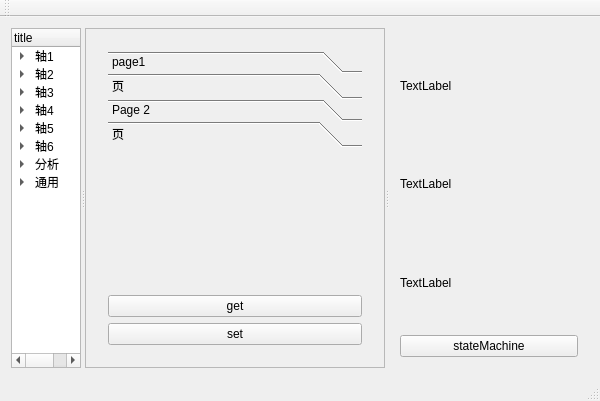
<?xml version="1.0" encoding="UTF-8"?>
<ui version="4.0">
 <class>NavMainWindow</class>
 <widget class="QMainWindow" name="NavMainWindow">
  <property name="geometry">
   <rect>
    <x>0</x>
    <y>0</y>
    <width>599</width>
    <height>401</height>
   </rect>
  </property>
  <property name="windowTitle">
   <string>NavMainWindow</string>
  </property>
  <widget class="QWidget" name="centralWidget">
   <layout class="QHBoxLayout" name="horizontalLayout_3">
    <item>
     <widget class="QSplitter" name="splitter">
      <property name="frameShape">
       <enum>QFrame::NoFrame</enum>
      </property>
      <property name="frameShadow">
       <enum>QFrame::Raised</enum>
      </property>
      <property name="lineWidth">
       <number>1</number>
      </property>
      <property name="orientation">
       <enum>Qt::Horizontal</enum>
      </property>
      <widget class="QTreeWidget" name="treeWidget">
       <property name="selectionBehavior">
        <enum>QAbstractItemView::SelectRows</enum>
       </property>
       <column>
        <property name="text">
         <string>title</string>
        </property>
       </column>
       <item>
        <property name="text">
         <string>轴1</string>
        </property>
        <item>
         <property name="text">
          <string>电机参数</string>
         </property>
        </item>
        <item>
         <property name="text">
          <string>编码器</string>
         </property>
        </item>
        <item>
         <property name="text">
          <string>功率配置</string>
         </property>
        </item>
        <item>
         <property name="text">
          <string>电流控制器</string>
         </property>
        </item>
        <item>
         <property name="text">
          <string>速度控制器</string>
         </property>
        </item>
        <item>
         <property name="text">
          <string>位置控制器</string>
         </property>
        </item>
        <item>
         <property name="text">
          <string>设备状态</string>
         </property>
        </item>
        <item>
         <property name="text">
          <string>RAM</string>
         </property>
        </item>
        <item>
         <property name="text">
          <string>FLASH</string>
         </property>
        </item>
       </item>
       <item>
        <property name="text">
         <string>轴2</string>
        </property>
        <item>
         <property name="text">
          <string>电机参数</string>
         </property>
        </item>
        <item>
         <property name="text">
          <string>编码器</string>
         </property>
        </item>
        <item>
         <property name="text">
          <string>功率配置</string>
         </property>
        </item>
        <item>
         <property name="text">
          <string>电流控制器</string>
         </property>
        </item>
        <item>
         <property name="text">
          <string>速度控制器</string>
         </property>
        </item>
        <item>
         <property name="text">
          <string>位置控制器</string>
         </property>
        </item>
        <item>
         <property name="text">
          <string>设备状态</string>
         </property>
        </item>
        <item>
         <property name="text">
          <string>RAM</string>
         </property>
        </item>
        <item>
         <property name="text">
          <string>FLASH</string>
         </property>
        </item>
       </item>
       <item>
        <property name="text">
         <string>轴3</string>
        </property>
        <item>
         <property name="text">
          <string>电机参数</string>
         </property>
        </item>
        <item>
         <property name="text">
          <string>编码器</string>
         </property>
        </item>
        <item>
         <property name="text">
          <string>功率配置</string>
         </property>
        </item>
        <item>
         <property name="text">
          <string>电流控制器</string>
         </property>
        </item>
        <item>
         <property name="text">
          <string>速度控制器</string>
         </property>
        </item>
        <item>
         <property name="text">
          <string>位置控制器</string>
         </property>
        </item>
        <item>
         <property name="text">
          <string>设备状态</string>
         </property>
        </item>
        <item>
         <property name="text">
          <string>RAM</string>
         </property>
        </item>
        <item>
         <property name="text">
          <string>FLASH</string>
         </property>
        </item>
       </item>
       <item>
        <property name="text">
         <string>轴4</string>
        </property>
        <item>
         <property name="text">
          <string>电机参数</string>
         </property>
        </item>
        <item>
         <property name="text">
          <string>编码器</string>
         </property>
        </item>
        <item>
         <property name="text">
          <string>功率配置</string>
         </property>
        </item>
        <item>
         <property name="text">
          <string>电流控制器</string>
         </property>
        </item>
        <item>
         <property name="text">
          <string>速度控制器</string>
         </property>
        </item>
        <item>
         <property name="text">
          <string>位置控制器</string>
         </property>
        </item>
        <item>
         <property name="text">
          <string>设备状态</string>
         </property>
        </item>
        <item>
         <property name="text">
          <string>RAM</string>
         </property>
        </item>
        <item>
         <property name="text">
          <string>FLASH</string>
         </property>
        </item>
       </item>
       <item>
        <property name="text">
         <string>轴5</string>
        </property>
        <item>
         <property name="text">
          <string>电机参数</string>
         </property>
        </item>
        <item>
         <property name="text">
          <string>编码器</string>
         </property>
        </item>
        <item>
         <property name="text">
          <string>功率配置</string>
         </property>
        </item>
        <item>
         <property name="text">
          <string>电流控制器</string>
         </property>
        </item>
        <item>
         <property name="text">
          <string>速度控制器</string>
         </property>
        </item>
        <item>
         <property name="text">
          <string>位置控制器</string>
         </property>
        </item>
        <item>
         <property name="text">
          <string>设备状态</string>
         </property>
        </item>
        <item>
         <property name="text">
          <string>RAM</string>
         </property>
        </item>
        <item>
         <property name="text">
          <string>FLASH</string>
         </property>
        </item>
       </item>
       <item>
        <property name="text">
         <string>轴6</string>
        </property>
        <item>
         <property name="text">
          <string>电机参数</string>
         </property>
        </item>
        <item>
         <property name="text">
          <string>编码器</string>
         </property>
        </item>
        <item>
         <property name="text">
          <string>功率配置</string>
         </property>
        </item>
        <item>
         <property name="text">
          <string>电流控制器</string>
         </property>
        </item>
        <item>
         <property name="text">
          <string>速度控制器</string>
         </property>
        </item>
        <item>
         <property name="text">
          <string>位置控制器</string>
         </property>
        </item>
        <item>
         <property name="text">
          <string>设备状态</string>
         </property>
        </item>
        <item>
         <property name="text">
          <string>RAM</string>
         </property>
        </item>
        <item>
         <property name="text">
          <string>FLASH</string>
         </property>
        </item>
       </item>
       <item>
        <property name="text">
         <string>分析</string>
        </property>
        <item>
         <property name="text">
          <string>示波图</string>
         </property>
        </item>
       </item>
       <item>
        <property name="text">
         <string>通用</string>
        </property>
        <item>
         <property name="text">
          <string>IO</string>
         </property>
        </item>
       </item>
      </widget>
      <widget class="QScrollArea" name="scrollArea">
       <property name="minimumSize">
        <size>
         <width>300</width>
         <height>0</height>
        </size>
       </property>
       <property name="widgetResizable">
        <bool>true</bool>
       </property>
       <widget class="QWidget" name="scrollAreaWidgetContents">
        <property name="geometry">
         <rect>
          <x>0</x>
          <y>0</y>
          <width>298</width>
          <height>324</height>
         </rect>
        </property>
        <layout class="QVBoxLayout" name="verticalLayout">
         <item>
          <widget class="QStackedWidget" name="stackedWidget">
           <widget class="QWidget" name="page">
            <layout class="QVBoxLayout" name="verticalLayout_3">
             <item>
              <widget class="QToolBox" name="toolBox">
               <property name="currentIndex">
                <number>3</number>
               </property>
               <property name="tabSpacing">
                <number>0</number>
               </property>
               <widget class="QWidget" name="item1">
                <property name="geometry">
                 <rect>
                  <x>0</x>
                  <y>0</y>
                  <width>262</width>
                  <height>150</height>
                 </rect>
                </property>
                <attribute name="label">
                 <string>page1</string>
                </attribute>
                <layout class="QHBoxLayout" name="horizontalLayout">
                 <item>
                  <spacer name="horizontalSpacer">
                   <property name="orientation">
                    <enum>Qt::Horizontal</enum>
                   </property>
                   <property name="sizeHint" stdset="0">
                    <size>
                     <width>40</width>
                     <height>20</height>
                    </size>
                   </property>
                  </spacer>
                 </item>
                 <item>
                  <spacer name="horizontalSpacer_2">
                   <property name="orientation">
                    <enum>Qt::Horizontal</enum>
                   </property>
                   <property name="sizeHint" stdset="0">
                    <size>
                     <width>40</width>
                     <height>20</height>
                    </size>
                   </property>
                  </spacer>
                 </item>
                 <item>
                  <widget class="QPushButton" name="pushButton">
                   <property name="text">
                    <string>PushButton</string>
                   </property>
                  </widget>
                 </item>
                 <item>
                  <widget class="QPushButton" name="pushButton_2">
                   <property name="text">
                    <string>PushButton</string>
                   </property>
                  </widget>
                 </item>
                </layout>
               </widget>
               <widget class="QWidget" name="page_5">
                <property name="geometry">
                 <rect>
                  <x>0</x>
                  <y>0</y>
                  <width>262</width>
                  <height>150</height>
                 </rect>
                </property>
                <attribute name="label">
                 <string>页</string>
                </attribute>
                <layout class="QVBoxLayout" name="verticalLayout_4">
                 <item>
                  <widget class="QCheckBox" name="checkBox">
                   <property name="styleSheet">
                    <string notr="true">QCheckBox {
    spacing: 5px;
}

QCheckBox::indicator {
    width: 64px;
    height: 64px;
}

QCheckBox::indicator:unchecked {
    image: url(:/checkbox_unchecked.png);
}

QCheckBox::indicator:checked {
    image: url(:/checkbox_checked.png);
}
</string>
                   </property>
                   <property name="text">
                    <string>CheckBox</string>
                   </property>
                   <property name="iconSize">
                    <size>
                     <width>32</width>
                     <height>32</height>
                    </size>
                   </property>
                  </widget>
                 </item>
                 <item>
                  <widget class="QRadioButton" name="radioButton">
                   <property name="text">
                    <string>RadioButton</string>
                   </property>
                  </widget>
                 </item>
                </layout>
               </widget>
               <widget class="QWidget" name="page_4">
                <property name="geometry">
                 <rect>
                  <x>0</x>
                  <y>0</y>
                  <width>262</width>
                  <height>150</height>
                 </rect>
                </property>
                <attribute name="label">
                 <string>Page 2</string>
                </attribute>
                <layout class="QVBoxLayout" name="verticalLayout_5">
                 <item>
                  <widget class="QTableWidget" name="tableWidget">
                   <row>
                    <property name="text">
                     <string>新建行</string>
                    </property>
                   </row>
                   <row>
                    <property name="text">
                     <string>新建行</string>
                    </property>
                   </row>
                   <row>
                    <property name="text">
                     <string>新建行</string>
                    </property>
                   </row>
                   <row>
                    <property name="text">
                     <string>新建行</string>
                    </property>
                   </row>
                   <row>
                    <property name="text">
                     <string>新建行</string>
                    </property>
                   </row>
                   <row>
                    <property name="text">
                     <string>新建行</string>
                    </property>
                   </row>
                   <row>
                    <property name="text">
                     <string>新建行</string>
                    </property>
                   </row>
                   <row>
                    <property name="text">
                     <string>新建行</string>
                    </property>
                   </row>
                   <row>
                    <property name="text">
                     <string>新建行</string>
                    </property>
                   </row>
                   <row>
                    <property name="text">
                     <string>新建行</string>
                    </property>
                   </row>
                   <row>
                    <property name="text">
                     <string>新建行</string>
                    </property>
                   </row>
                   <row>
                    <property name="text">
                     <string>新建行</string>
                    </property>
                   </row>
                   <row>
                    <property name="text">
                     <string>新建行</string>
                    </property>
                   </row>
                   <row>
                    <property name="text">
                     <string>新建行</string>
                    </property>
                   </row>
                   <row>
                    <property name="text">
                     <string>新建行</string>
                    </property>
                   </row>
                   <row>
                    <property name="text">
                     <string>新建行</string>
                    </property>
                   </row>
                   <row>
                    <property name="text">
                     <string>新建行</string>
                    </property>
                   </row>
                   <row>
                    <property name="text">
                     <string>新建行</string>
                    </property>
                   </row>
                   <row>
                    <property name="text">
                     <string>新建行</string>
                    </property>
                   </row>
                   <row>
                    <property name="text">
                     <string>新建行</string>
                    </property>
                   </row>
                   <row>
                    <property name="text">
                     <string>新建行</string>
                    </property>
                   </row>
                   <row>
                    <property name="text">
                     <string>新建行</string>
                    </property>
                   </row>
                   <row>
                    <property name="text">
                     <string>新建行</string>
                    </property>
                   </row>
                   <row>
                    <property name="text">
                     <string>新建行</string>
                    </property>
                   </row>
                   <column>
                    <property name="text">
                     <string>新建列</string>
                    </property>
                   </column>
                  </widget>
                 </item>
                </layout>
               </widget>
               <widget class="QWidget" name="page_6">
                <property name="geometry">
                 <rect>
                  <x>0</x>
                  <y>0</y>
                  <width>262</width>
                  <height>150</height>
                 </rect>
                </property>
                <attribute name="label">
                 <string>页</string>
                </attribute>
                <layout class="QHBoxLayout" name="horizontalLayout_2">
                 <item>
                  <widget class="LockCheckBox" name="widget" native="true"/>
                 </item>
                 <item>
                  <widget class="LockCheckBox" name="widget_2" native="true"/>
                 </item>
                </layout>
               </widget>
              </widget>
             </item>
             <item>
              <widget class="QPushButton" name="pushButton_3">
               <property name="text">
                <string>get</string>
               </property>
              </widget>
             </item>
             <item>
              <widget class="QPushButton" name="pushButton_4">
               <property name="text">
                <string>set</string>
               </property>
              </widget>
             </item>
            </layout>
           </widget>
           <widget class="QWidget" name="page_2"/>
          </widget>
         </item>
        </layout>
       </widget>
      </widget>
      <widget class="QWidget" name="widget_3" native="true">
       <property name="minimumSize">
        <size>
         <width>200</width>
         <height>0</height>
        </size>
       </property>
       <layout class="QVBoxLayout" name="verticalLayout_6">
        <item>
         <widget class="QLabel" name="label">
          <property name="text">
           <string>TextLabel</string>
          </property>
         </widget>
        </item>
        <item>
         <widget class="QLabel" name="label_2">
          <property name="text">
           <string>TextLabel</string>
          </property>
         </widget>
        </item>
        <item>
         <widget class="QLabel" name="label_3">
          <property name="text">
           <string>TextLabel</string>
          </property>
         </widget>
        </item>
        <item>
         <widget class="QPushButton" name="btnStateMachine">
          <property name="text">
           <string>stateMachine</string>
          </property>
         </widget>
        </item>
       </layout>
      </widget>
     </widget>
    </item>
   </layout>
  </widget>
  <widget class="QMenuBar" name="menuBar">
   <property name="geometry">
    <rect>
     <x>0</x>
     <y>0</y>
     <width>599</width>
     <height>23</height>
    </rect>
   </property>
  </widget>
  <widget class="QToolBar" name="mainToolBar">
   <attribute name="toolBarArea">
    <enum>TopToolBarArea</enum>
   </attribute>
   <attribute name="toolBarBreak">
    <bool>false</bool>
   </attribute>
  </widget>
  <widget class="QStatusBar" name="statusBar"/>
 </widget>
 <layoutdefault spacing="6" margin="11"/>
 <customwidgets>
  <customwidget>
   <class>LockCheckBox</class>
   <extends>QWidget</extends>
   <header location="global">lockcheckbox.h</header>
   <container>1</container>
  </customwidget>
 </customwidgets>
 <resources/>
 <connections/>
</ui>
